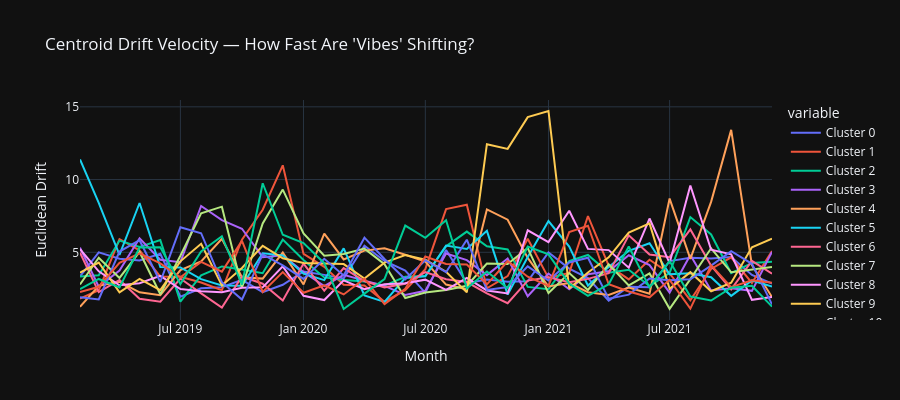

Notebook code cell kept with this figure:
### Code cell
# Centroid drift over time — how fast are cluster identities changing?
if timeline.drift_velocities:
    drift_df = pd.DataFrame(timeline.drift_velocities).T
    drift_df.columns = [f"Cluster {i}" for i in range(drift_df.shape[1])]

    fig = px.line(
        drift_df,
        title="Centroid Drift Velocity — How Fast Are 'Vibes' Shifting?",
        labels={"value": "Euclidean Drift", "index": "Month"},
        template="plotly_dark",
        height=400,
    )
    fig.show()

### Figure 1 — Plotly figure (JSON) as saved in the notebook; plotly's stock layout.template omitted (floating-point values rounded to 4 significant figures)
{"data": [{"hovertemplate": "variable=Cluster 0<br>Month=%{x}<br>Euclidean Drift=%{y}<extra></extra>", "legendgroup": "Cluster 0", "line": {"color": "#636efa", "dash": "solid"}, "marker": {"symbol": "circle"}, "mode": "lines", "name": "Cluster 0", "orientation": "v", "showlegend": true, "type": "scatter", "x": ["2019-02", "2019-03", "2019-04", "2019-05", "2019-06", "2019-07", "2019-08", "2019-09", "2019-10", "2019-11", "2019-12", "2020-01", "2020-02", "2020-03", "2020-04", "2020-05", "2020-06", "2020-07", "2020-08", "2020-09", "2020-10", "2020-11", "2020-12", "2021-01", "2021-02", "2021-03", "2021-04", "2021-05", "2021-06", "2021-07", "2021-08", "2021-09", "2021-10", "2021-11", "2021-12"], "xaxis": "x", "y": [3.339, 4.995, 4.56, 4.433, 4.898, 1.942, 2.524, 2.605, 3.105, 2.259, 2.765, 3.682, 3.448, 3.202, 5.453, 4.403, 3.745, 2.214, 5.162, 2.881, 3.129, 2.978, 3.006, 4.997, 3.882, 3.229, 1.671, 2.63, 2.6, 4.397, 4.629, 4.571, 4.673, 3.444, 2.856], "yaxis": "y"}, {"hovertemplate": "variable=Cluster 1<br>Month=%{x}<br>Euclidean Drift=%{y}<extra></extra>", "legendgroup": "Cluster 1", "line": {"color": "#EF553B", "dash": "solid"}, "marker": {"symbol": "circle"}, "mode": "lines", "name": "Cluster 1", "orientation": "v", "showlegend": true, "type": "scatter", "x": ["2019-02", "2019-03", "2019-04", "2019-05", "2019-06", "2019-07", "2019-08", "2019-09", "2019-10", "2019-11", "2019-12", "2020-01", "2020-02", "2020-03", "2020-04", "2020-05", "2020-06", "2020-07", "2020-08", "2020-09", "2020-10", "2020-11", "2020-12", "2021-01", "2021-02", "2021-03", "2021-04", "2021-05", "2021-06", "2021-07", "2021-08", "2021-09", "2021-10", "2021-11", "2021-12"], "xaxis": "x", "y": [1.81, 2.392, 5.901, 5.137, 3.336, 3.32, 2.924, 2.397, 5.871, 7.927, 10.98, 4.891, 4.001, 2.763, 2.724, 1.601, 2.393, 3.841, 7.97, 8.269, 2.524, 3.361, 5.926, 3.238, 3.585, 7.493, 4.079, 3.134, 4.488, 3.545, 1.709, 3.853, 4.655, 2.891, 5.086], "yaxis": "y"}, {"hovertemplate": "variable=Cluster 2<br>Month=%{x}<br>Euclidean Drift=%{y}<extra></extra>", "legendgroup": "Cluster 2", "line": {"color": "#00cc96", "dash": "solid"}, "marker": {"symbol": "circle"}, "mode": "lines", "name": "Cluster 2", "orientation": "v", "showlegend": true, "type": "scatter", "x": ["2019-02", "2019-03", "2019-04", "2019-05", "2019-06", "2019-07", "2019-08", "2019-09", "2019-10", "2019-11", "2019-12", "2020-01", "2020-02", "2020-03", "2020-04", "2020-05", "2020-06", "2020-07", "2020-08", "2020-09", "2020-10", "2020-11", "2020-12", "2021-01", "2021-02", "2021-03", "2021-04", "2021-05", "2021-06", "2021-07", "2021-08", "2021-09", "2021-10", "2021-11", "2021-12"], "xaxis": "x", "y": [3.334, 3.419, 5.804, 5.365, 5.839, 1.603, 3.416, 4.027, 3.819, 3.564, 5.869, 4.478, 3.275, 3.087, 2.995, 2.713, 3.321, 3.391, 5.41, 6.425, 5.419, 5.199, 2.621, 2.458, 4.39, 4.815, 3.595, 3.801, 2.687, 3.588, 7.421, 6.222, 3.561, 4.27, 4.342], "yaxis": "y"}, {"hovertemplate": "variable=Cluster 3<br>Month=%{x}<br>Euclidean Drift=%{y}<extra></extra>", "legendgroup": "Cluster 3", "line": {"color": "#ab63fa", "dash": "solid"}, "marker": {"symbol": "circle"}, "mode": "lines", "name": "Cluster 3", "orientation": "v", "showlegend": true, "type": "scatter", "x": ["2019-02", "2019-03", "2019-04", "2019-05", "2019-06", "2019-07", "2019-08", "2019-09", "2019-10", "2019-11", "2019-12", "2020-01", "2020-02", "2020-03", "2020-04", "2020-05", "2020-06", "2020-07", "2020-08", "2020-09", "2020-10", "2020-11", "2020-12", "2021-01", "2021-02", "2021-03", "2021-04", "2021-05", "2021-06", "2021-07", "2021-08", "2021-09", "2021-10", "2021-11", "2021-12"], "xaxis": "x", "y": [5.323, 2.643, 3.749, 5.96, 4.484, 4.325, 8.184, 7.214, 6.62, 4.665, 4.797, 3.644, 2.677, 3.448, 3.052, 2.689, 2.072, 2.356, 4.917, 4.461, 3.429, 4.576, 1.983, 3.539, 2.454, 3.491, 3.694, 4.797, 4.116, 2.234, 4.821, 2.381, 2.535, 2.35, 5.03], "yaxis": "y"}, {"hovertemplate": "variable=Cluster 4<br>Month=%{x}<br>Euclidean Drift=%{y}<extra></extra>", "legendgroup": "Cluster 4", "line": {"color": "#FFA15A", "dash": "solid"}, "marker": {"symbol": "circle"}, "mode": "lines", "name": "Cluster 4", "orientation": "v", "showlegend": true, "type": "scatter", "x": ["2019-02", "2019-03", "2019-04", "2019-05", "2019-06", "2019-07", "2019-08", "2019-09", "2019-10", "2019-11", "2019-12", "2020-01", "2020-02", "2020-03", "2020-04", "2020-05", "2020-06", "2020-07", "2020-08", "2020-09", "2020-10", "2020-11", "2020-12", "2021-01", "2021-02", "2021-03", "2021-04", "2021-05", "2021-06", "2021-07", "2021-08", "2021-09", "2021-10", "2021-11", "2021-12"], "xaxis": "x", "y": [1.256, 2.692, 2.968, 2.247, 2.046, 3.777, 4.368, 5.927, 3.283, 3.19, 4.979, 2.79, 6.281, 4.508, 5.115, 5.276, 4.83, 4.361, 2.782, 2.457, 7.949, 7.239, 4.614, 2.648, 2.885, 2.257, 2.062, 2.581, 2.149, 8.693, 4.552, 8.465, 13.42, 4.116, 1.927], "yaxis": "y"}, {"hovertemplate": "variable=Cluster 5<br>Month=%{x}<br>Euclidean Drift=%{y}<extra></extra>", "legendgroup": "Cluster 5", "line": {"color": "#19d3f3", "dash": "solid"}, "marker": {"symbol": "circle"}, "mode": "lines", "name": "Cluster 5", "orientation": "v", "showlegend": true, "type": "scatter", "x": ["2019-02", "2019-03", "2019-04", "2019-05", "2019-06", "2019-07", "2019-08", "2019-09", "2019-10", "2019-11", "2019-12", "2020-01", "2020-02", "2020-03", "2020-04", "2020-05", "2020-06", "2020-07", "2020-08", "2020-09", "2020-10", "2020-11", "2020-12", "2021-01", "2021-02", "2021-03", "2021-04", "2021-05", "2021-06", "2021-07", "2021-08", "2021-09", "2021-10", "2021-11", "2021-12"], "xaxis": "x", "y": [11.39, 8.392, 4.829, 8.389, 3.986, 3.96, 3.153, 2.725, 2.7, 4.934, 4.791, 3.532, 3.086, 5.271, 2.036, 1.593, 3.233, 3.352, 5.46, 5.234, 6.476, 2.094, 4.671, 7.145, 5.394, 2.717, 3.993, 5.103, 5.624, 3.492, 3.561, 3.285, 2.006, 3.066, 2.641], "yaxis": "y"}, {"hovertemplate": "variable=Cluster 6<br>Month=%{x}<br>Euclidean Drift=%{y}<extra></extra>", "legendgroup": "Cluster 6", "line": {"color": "#FF6692", "dash": "solid"}, "marker": {"symbol": "circle"}, "mode": "lines", "name": "Cluster 6", "orientation": "v", "showlegend": true, "type": "scatter", "x": ["2019-02", "2019-03", "2019-04", "2019-05", "2019-06", "2019-07", "2019-08", "2019-09", "2019-10", "2019-11", "2019-12", "2020-01", "2020-02", "2020-03", "2020-04", "2020-05", "2020-06", "2020-07", "2020-08", "2020-09", "2020-10", "2020-11", "2020-12", "2021-01", "2021-02", "2021-03", "2021-04", "2021-05", "2021-06", "2021-07", "2021-08", "2021-09", "2021-10", "2021-11", "2021-12"], "xaxis": "x", "y": [4.975, 2.261, 3.098, 1.807, 1.606, 3.197, 2.174, 1.199, 3.339, 2.839, 1.683, 4.227, 2.355, 3.914, 3.027, 2.59, 2.835, 3.644, 3.147, 2.954, 2.176, 1.5, 3.057, 3.279, 2.946, 3.174, 3.563, 6.164, 4.842, 4.662, 6.572, 4.08, 2.448, 4.414, 3.532], "yaxis": "y"}, {"hovertemplate": "variable=Cluster 7<br>Month=%{x}<br>Euclidean Drift=%{y}<extra></extra>", "legendgroup": "Cluster 7", "line": {"color": "#B6E880", "dash": "solid"}, "marker": {"symbol": "circle"}, "mode": "lines", "name": "Cluster 7", "orientation": "v", "showlegend": true, "type": "scatter", "x": ["2019-02", "2019-03", "2019-04", "2019-05", "2019-06", "2019-07", "2019-08", "2019-09", "2019-10", "2019-11", "2019-12", "2020-01", "2020-02", "2020-03", "2020-04", "2020-05", "2020-06", "2020-07", "2020-08", "2020-09", "2020-10", "2020-11", "2020-12", "2021-01", "2021-02", "2021-03", "2021-04", "2021-05", "2021-06", "2021-07", "2021-08", "2021-09", "2021-10", "2021-11", "2021-12"], "xaxis": "x", "y": [2.793, 4.628, 3.235, 5.022, 2.113, 4.764, 7.677, 8.136, 2.576, 6.982, 9.31, 6.293, 4.762, 4.884, 5.253, 4.178, 1.86, 2.237, 2.406, 2.702, 4.23, 4.199, 5.294, 2.196, 3.574, 2.413, 4.176, 2.723, 3.549, 1.116, 3.16, 5.275, 3.626, 3.826, 3.992], "yaxis": "y"}, {"hovertemplate": "variable=Cluster 8<br>Month=%{x}<br>Euclidean Drift=%{y}<extra></extra>", "legendgroup": "Cluster 8", "line": {"color": "#FF97FF", "dash": "solid"}, "marker": {"symbol": "circle"}, "mode": "lines", "name": "Cluster 8", "orientation": "v", "showlegend": true, "type": "scatter", "x": ["2019-02", "2019-03", "2019-04", "2019-05", "2019-06", "2019-07", "2019-08", "2019-09", "2019-10", "2019-11", "2019-12", "2020-01", "2020-02", "2020-03", "2020-04", "2020-05", "2020-06", "2020-07", "2020-08", "2020-09", "2020-10", "2020-11", "2020-12", "2021-01", "2021-02", "2021-03", "2021-04", "2021-05", "2021-06", "2021-07", "2021-08", "2021-09", "2021-10", "2021-11", "2021-12"], "xaxis": "x", "y": [5.216, 3.691, 2.737, 2.873, 3.377, 2.475, 2.321, 2.254, 2.556, 2.59, 4.029, 2.007, 1.718, 3.07, 2.46, 2.809, 2.877, 3.119, 2.418, 3.237, 2.379, 2.167, 6.514, 5.703, 7.858, 5.235, 5.15, 3.945, 7.321, 4.259, 9.594, 5.176, 4.862, 1.732, 1.929], "yaxis": "y"}, {"hovertemplate": "variable=Cluster 9<br>Month=%{x}<br>Euclidean Drift=%{y}<extra></extra>", "legendgroup": "Cluster 9", "line": {"color": "#FECB52", "dash": "solid"}, "marker": {"symbol": "circle"}, "mode": "lines", "name": "Cluster 9", "orientation": "v", "showlegend": true, "type": "scatter", "x": ["2019-02", "2019-03", "2019-04", "2019-05", "2019-06", "2019-07", "2019-08", "2019-09", "2019-10", "2019-11", "2019-12", "2020-01", "2020-02", "2020-03", "2020-04", "2020-05", "2020-06", "2020-07", "2020-08", "2020-09", "2020-10", "2020-11", "2020-12", "2021-01", "2021-02", "2021-03", "2021-04", "2021-05", "2021-06", "2021-07", "2021-08", "2021-09", "2021-10", "2021-11", "2021-12"], "xaxis": "x", "y": [3.596, 4.299, 2.244, 3.178, 2.401, 4.38, 5.583, 2.72, 3.917, 5.444, 4.592, 4.263, 4.237, 4.189, 3.199, 4.287, 4.805, 4.484, 3.664, 2.246, 12.43, 12.11, 14.29, 14.71, 2.514, 3.616, 4.655, 6.358, 6.985, 2.493, 3.634, 2.323, 2.911, 5.35, 5.94], "yaxis": "y"}, {"hovertemplate": "variable=Cluster 10<br>Month=%{x}<br>Euclidean Drift=%{y}<extra></extra>", "legendgroup": "Cluster 10", "line": {"color": "#636efa", "dash": "solid"}, "marker": {"symbol": "circle"}, "mode": "lines", "name": "Cluster 10", "orientation": "v", "showlegend": true, "type": "scatter", "x": ["2019-02", "2019-03", "2019-04", "2019-05", "2019-06", "2019-07", "2019-08", "2019-09", "2019-10", "2019-11", "2019-12", "2020-01", "2020-02", "2020-03", "2020-04", "2020-05", "2020-06", "2020-07", "2020-08", "2020-09", "2020-10", "2020-11", "2020-12", "2021-01", "2021-02", "2021-03", "2021-04", "2021-05", "2021-06", "2021-07", "2021-08", "2021-09", "2021-10", "2021-11", "2021-12"], "xaxis": "x", "y": [1.916, 1.761, 5.052, 5.83, 2.963, 6.726, 6.311, 2.946, 1.753, 4.86, 4.102, 3.173, 4.557, 3.411, 6.006, 4.537, 3.144, 4.458, 3.633, 5.868, 2.417, 2.611, 4.034, 3.063, 4.298, 4.626, 1.81, 2.091, 3.199, 3.074, 3.139, 4.08, 5.075, 4.209, 1.416], "yaxis": "y"}, {"hovertemplate": "variable=Cluster 11<br>Month=%{x}<br>Euclidean Drift=%{y}<extra></extra>", "legendgroup": "Cluster 11", "line": {"color": "#EF553B", "dash": "solid"}, "marker": {"symbol": "circle"}, "mode": "lines", "name": "Cluster 11", "orientation": "v", "showlegend": true, "type": "scatter", "x": ["2019-02", "2019-03", "2019-04", "2019-05", "2019-06", "2019-07", "2019-08", "2019-09", "2019-10", "2019-11", "2019-12", "2020-01", "2020-02", "2020-03", "2020-04", "2020-05", "2020-06", "2020-07", "2020-08", "2020-09", "2020-10", "2020-11", "2020-12", "2021-01", "2021-02", "2021-03", "2021-04", "2021-05", "2021-06", "2021-07", "2021-08", "2021-09", "2021-10", "2021-11", "2021-12"], "xaxis": "x", "y": [2.268, 2.631, 4.28, 4.935, 4.238, 3.282, 4.344, 3.671, 5.784, 2.277, 3.642, 2.219, 2.726, 2.102, 3.19, 1.446, 2.494, 4.71, 4.192, 4.154, 2.795, 4.387, 3.324, 2.686, 6.392, 6.826, 2.802, 2.303, 1.907, 3.106, 1.132, 4.114, 2.603, 3.073, 2.907], "yaxis": "y"}, {"hovertemplate": "variable=Cluster 12<br>Month=%{x}<br>Euclidean Drift=%{y}<extra></extra>", "legendgroup": "Cluster 12", "line": {"color": "#00cc96", "dash": "solid"}, "marker": {"symbol": "circle"}, "mode": "lines", "name": "Cluster 12", "orientation": "v", "showlegend": true, "type": "scatter", "x": ["2019-02", "2019-03", "2019-04", "2019-05", "2019-06", "2019-07", "2019-08", "2019-09", "2019-10", "2019-11", "2019-12", "2020-01", "2020-02", "2020-03", "2020-04", "2020-05", "2020-06", "2020-07", "2020-08", "2020-09", "2020-10", "2020-11", "2020-12", "2021-01", "2021-02", "2021-03", "2021-04", "2021-05", "2021-06", "2021-07", "2021-08", "2021-09", "2021-10", "2021-11", "2021-12"], "xaxis": "x", "y": [2.474, 3.168, 2.582, 5.328, 5.353, 2.819, 5.052, 6.107, 2.786, 9.747, 6.204, 5.639, 4.251, 1.102, 2.161, 3.159, 6.838, 5.995, 7.199, 2.51, 3.685, 2.531, 5.393, 4.858, 2.844, 2.0, 2.807, 5.396, 2.589, 4.395, 1.96, 1.686, 2.568, 2.696, 1.263], "yaxis": "y"}], "layout": {"height": 400, "legend": {"title": {"text": "variable"}, "tracegroupgap": 0}, "title": {"text": "Centroid Drift Velocity — How Fast Are 'Vibes' Shifting?"}, "xaxis": {"anchor": "y", "domain": [0, 1], "title": {"text": "Month"}}, "yaxis": {"anchor": "x", "domain": [0, 1], "title": {"text": "Euclidean Drift"}}}}
